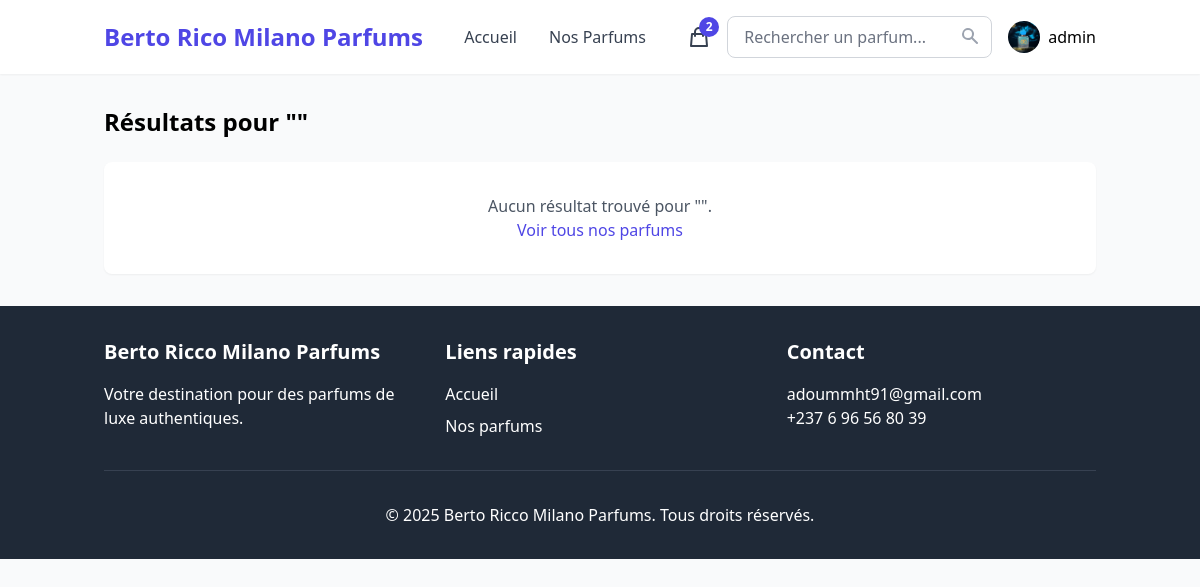
The page /recherche/ (signed in) on the database its author committed.
### core/models.py (models this page shows, shortened)
class User(AbstractUser):
    phone = models.CharField(max_length=20, blank=True)
    avatar = models.ImageField(upload_to='avatars/', blank=True, null=True)
    email_verified = models.BooleanField(default=False)
    newsletter_subscription = models.BooleanField(default=False)
    class Meta:
        verbose_name = 'Utilisateur'
        verbose_name_plural = 'Utilisateurs'

class Panier(models.Model):
    utilisateur = models.OneToOneField(settings.AUTH_USER_MODEL, on_delete=models.CASCADE, related_name='panier')
    date_creation = models.DateTimeField(auto_now_add=True)
    date_modification = models.DateTimeField(auto_now=True)
    @property
    def nombre_articles(self):
        return sum(item.quantite for item in self.items.all())

class ArticlePanier(models.Model):
    panier = models.ForeignKey(Panier, on_delete=models.CASCADE, related_name='items')
    parfum = models.ForeignKey(Parfum, on_delete=models.CASCADE)
    quantite = models.PositiveIntegerField(default=1)
    date_ajout = models.DateTimeField(auto_now_add=True)

### core/views.py (the view)
# urls.py: path('recherche/', views.rechercher_parfums, name='recherche'),
def rechercher_parfums(request):
    query = request.GET.get('q', '')
    if query:
        parfums = Parfum.objects.filter(
            models.Q(nom__icontains=query) |
            models.Q(marque__nom__icontains=query) |
            models.Q(note_principale__icontains=query)
        ).distinct()
    else:
        parfums = Parfum.objects.none()
    context = {
        'parfums': parfums,
        'query': query,
    }
    return render(request, 'core/recherche.html', context)

### core/templates/core/recherche.html (shortened to what this page needs)
{% extends 'base.html' %}
{% block content %}
<div class="max-w-6xl mx-auto">
    <h1 class="text-2xl font-bold mb-6">Résultats pour "{{ query }}"</h1>
    {% if parfums %}
    <div class="grid grid-cols-1 sm:grid-cols-2 lg:grid-cols-3 gap-6">
        {% for parfum in parfums %}
        <div class="bg-white rounded-lg shadow-md overflow-hidden hover:shadow-lg transition duration-300">
            <a href="{% url 'core:detail_parfum' parfum.id %}">
                <img src="{{ parfum.image.url }}" alt="{{ parfum.nom }}" class="w-full h-64 object-cover">
                <div class="p-4">
                    <h3 class="font-semibold text-lg mb-1">{{ parfum.nom }}</h3>
                    <p class="text-gray-600 mb-2">{{ parfum.marque }}</p>
                    <p class="text-indigo-600 font-bold">{{ parfum.prix }} €</p>
                </div>
            </a>
        </div>
        {% endfor %}
    </div>
    {% else %}
    <div class="bg-white p-8 rounded-lg shadow-sm text-center">
        <p class="text-gray-600">Aucun résultat trouvé pour "{{ query }}".</p>
        <a href="{% url 'core:liste_parfums' %}" class="text-indigo-600 hover:underline">Voir tous nos parfums</a>
    </div>
    {% endif %}
</div>
{% endblock %}

### templates/base.html (shortened to what this page needs)
<!DOCTYPE html>
<html lang="fr">
  <head>
    {% load static tailwind_tags %} {% tailwind_css %}
    <link rel="stylesheet" href="{% static 'css/custom.css' %}" />
  </head>
  <body class="font-sans bg-gray-50">
    <header class="bg-white shadow-sm">
      <div
        class="container mx-auto px-4 py-4 flex justify-between items-center"
      >
        <a
          href="{% url 'core:accueil' %}"
          class="text-2xl font-bold text-indigo-600"
          >Berto Rico Milano Parfums</a
        >
        <nav class="hidden md:flex space-x-8">
          <a
            href="{% url 'core:accueil' %}"
            class="text-gray-700 hover:text-indigo-600"
            >Accueil</a
          >
          <a
            href="{% url 'core:liste_parfums' %}"
            class="text-gray-700 hover:text-indigo-600"
            >Nos Parfums</a
          >
        </nav>
        <div class="flex items-center space-x-4">
          <a
            href="{% url 'core:voir_panier' %}"
            class="text-gray-700 hover:text-indigo-600 relative"
          >
            <svg
              xmlns="http://www.w3.org/2000/svg"
              class="h-6 w-6"
              fill="none"
              viewBox="0 0 24 24"
              stroke="currentColor"
            >
              <path
                stroke-linecap="round"
                stroke-linejoin="round"
                stroke-width="2"
                d="M16 11V7a4 4 0 00-8 0v4M5 9h14l1 12H4L5 9z"
              />
            </svg>
            {% if user.is_authenticated and user.panier.nombre_articles > 0 %}
            <span
              class="absolute -top-2 -right-2 bg-indigo-600 text-white text-xs font-bold rounded-full h-5 w-5 flex items-center justify-center"
            >
              {{ user.panier.nombre_articles }}
            </span>
            {% endif %}
          </a>
          <div class="hidden md:block flex-1 mx-8">
            <form action="{% url 'core:recherche' %}" method="get">
              <div class="relative">
                <input
                  type="text"
                  name="q"
                  placeholder="Rechercher un parfum..."
                  class="w-full py-2 px-4 border border-gray-300 rounded-lg focus:outline-none focus:ring-2 focus:ring-indigo-500"
                />
                <button
                  type="submit"
                  class="absolute right-3 top-2.5 text-gray-400 hover:text-indigo-600"
                >
                  <svg
                    xmlns="http://www.w3.org/2000/svg"
                    class="h-5 w-5"
                    viewBox="0 0 20 20"
                    fill="currentColor"
                  >
                    <path
                      fill-rule="evenodd"
                      d="M8 4a4 4 0 100 8 4 4 0 000-8zM2 8a6 6 0 1110.89 3.476l4.817 4.817a1 1 0 01-1.414 1.414l-4.816-4.816A6 6 0 012 8z"
                      clip-rule="evenodd"
                    />
                  </svg>
                </button>
              </div>
            </form>
          </div>
          {% if user.is_authenticated %}
          <div
            class="relative group"
            x-data="{ open: false }"
            @click.outside="open = false"
          >
            <button
              class="flex items-center space-x-2 focus:outline-none"
              @click="open = !open"
              @mouseover="open = true"
            >
              <img
                class="h-8 w-8 rounded-full"
                src="{% if user.avatar %}{{ user.avatar.url }}{% else %}{% static 'images/default_avatar.png' %}{% endif %}"
                alt="Avatar"
              />
              <span class="hidden md:inline">{{ user.username }}</span>
            </button>
          </div>
          {% endif %}
        </div>
      </div>
    </header>
    <main class="container mx-auto px-4 py-8">
      {% block content %} {% endblock %}
    </main>
    <footer class="bg-gray-800 text-white py-8">
      <div class="container mx-auto px-4">
        <div class="grid grid-cols-1 md:grid-cols-3 gap-8">
          <div>
            <h3 class="text-xl font-bold mb-4">Berto Ricco Milano Parfums</h3>
            <p>Votre destination pour des parfums de luxe authentiques.</p>
          </div>
          <div>
            <h3 class="text-xl font-bold mb-4">Liens rapides</h3>
            <ul class="space-y-2">
              <li>
                <a href="{% url 'core:accueil' %}" class="hover:text-indigo-300"
                  >Accueil</a
                >
              </li>
              <li>
                <a
                  href="{% url 'core:liste_parfums' %}"
                  class="hover:text-indigo-300"
                  >Nos parfums</a
                >
              </li>
            </ul>
          </div>
          <div>
            <h3 class="text-xl font-bold mb-4">Contact</h3>
            <p>adoummht91@gmail.com</p>
            <p>+237 6 96 56 80 39</p>
          </div>
        </div>
        <div class="border-t border-gray-700 mt-8 pt-8 text-center">
          <p>&copy; 2025 Berto Ricco Milano Parfums. Tous droits réservés.</p>
        </div>
      </div>
    </footer>
  </body>
</html>

### static/css/custom.css (style rules this page uses)
body { font-family: 'Arial', sans-serif; }

### rows shown on the page
User: panier.nombre_articles "2", avatar (picture), username "admin"
